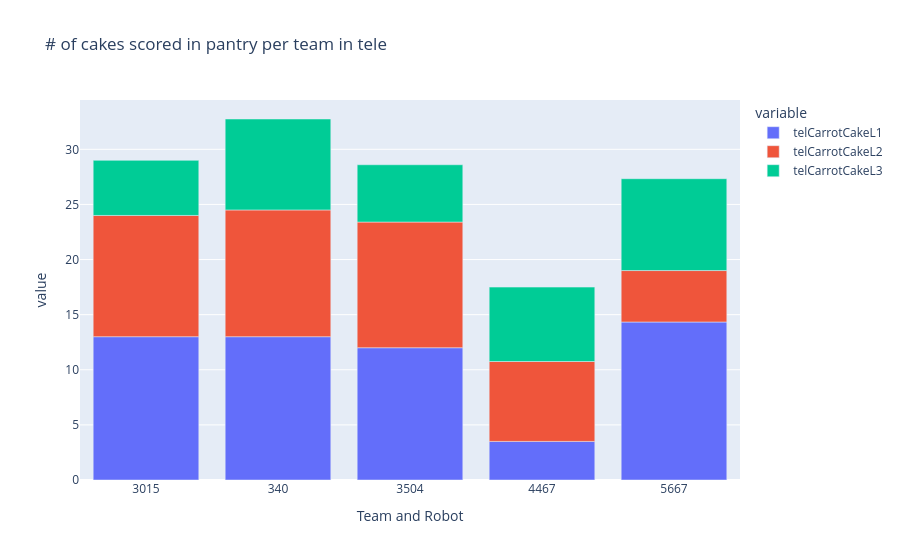

Source (notebook cell):
### Code cell
#L1, L2, L3 pantry carrot cake tele (stacked bar)
teams_in_match = ["3504","340","3015","5667","4467"]
indices = team_averages["Team and Robot"].isin(teams_in_match)
small_team_averages=team_averages[indices]
fig = px.bar(small_team_averages, x="Team and Robot", y=["telCarrotCakeL1", "telCarrotCakeL2", "telCarrotCakeL3"], title="# of cakes scored in pantry per team in tele")
fig

### Figure 1 — Plotly figure (JSON) as saved in the notebook; plotly's stock layout.template omitted (floating-point values rounded to 4 significant figures)
{"data": [{"hovertemplate": "variable=telCarrotCakeL1<br>Team and Robot=%{x}<br>value=%{y}<extra></extra>", "legendgroup": "telCarrotCakeL1", "marker": {"color": "#636efa", "pattern": {"shape": ""}}, "name": "telCarrotCakeL1", "orientation": "v", "showlegend": true, "textposition": "auto", "type": "bar", "x": ["3015", "340", "3504", "4467", "5667"], "xaxis": "x", "y": [13.0, 13.0, 12.0, 3.5, 14.33], "yaxis": "y"}, {"hovertemplate": "variable=telCarrotCakeL2<br>Team and Robot=%{x}<br>value=%{y}<extra></extra>", "legendgroup": "telCarrotCakeL2", "marker": {"color": "#EF553B", "pattern": {"shape": ""}}, "name": "telCarrotCakeL2", "orientation": "v", "showlegend": true, "textposition": "auto", "type": "bar", "x": ["3015", "340", "3504", "4467", "5667"], "xaxis": "x", "y": [11.0, 11.5, 11.4, 7.25, 4.667], "yaxis": "y"}, {"hovertemplate": "variable=telCarrotCakeL3<br>Team and Robot=%{x}<br>value=%{y}<extra></extra>", "legendgroup": "telCarrotCakeL3", "marker": {"color": "#00cc96", "pattern": {"shape": ""}}, "name": "telCarrotCakeL3", "orientation": "v", "showlegend": true, "textposition": "auto", "type": "bar", "x": ["3015", "340", "3504", "4467", "5667"], "xaxis": "x", "y": [5.0, 8.25, 5.2, 6.75, 8.333], "yaxis": "y"}], "layout": {"barmode": "relative", "legend": {"title": {"text": "variable"}, "tracegroupgap": 0}, "title": {"text": "# of cakes scored in pantry per team in tele"}, "xaxis": {"anchor": "y", "domain": [0, 1], "title": {"text": "Team and Robot"}}, "yaxis": {"anchor": "x", "domain": [0, 1], "title": {"text": "value"}}}}
